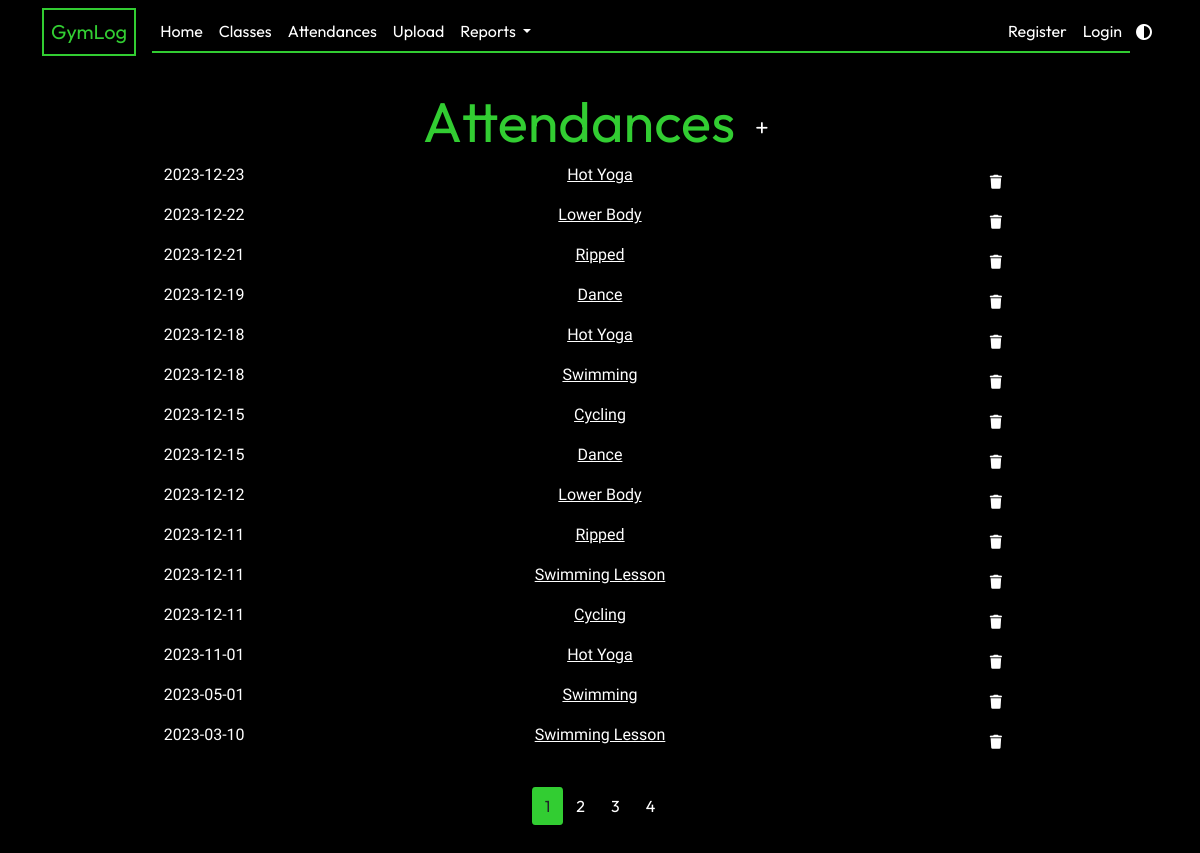
/attendances, run on an earlier commit of the app's database.
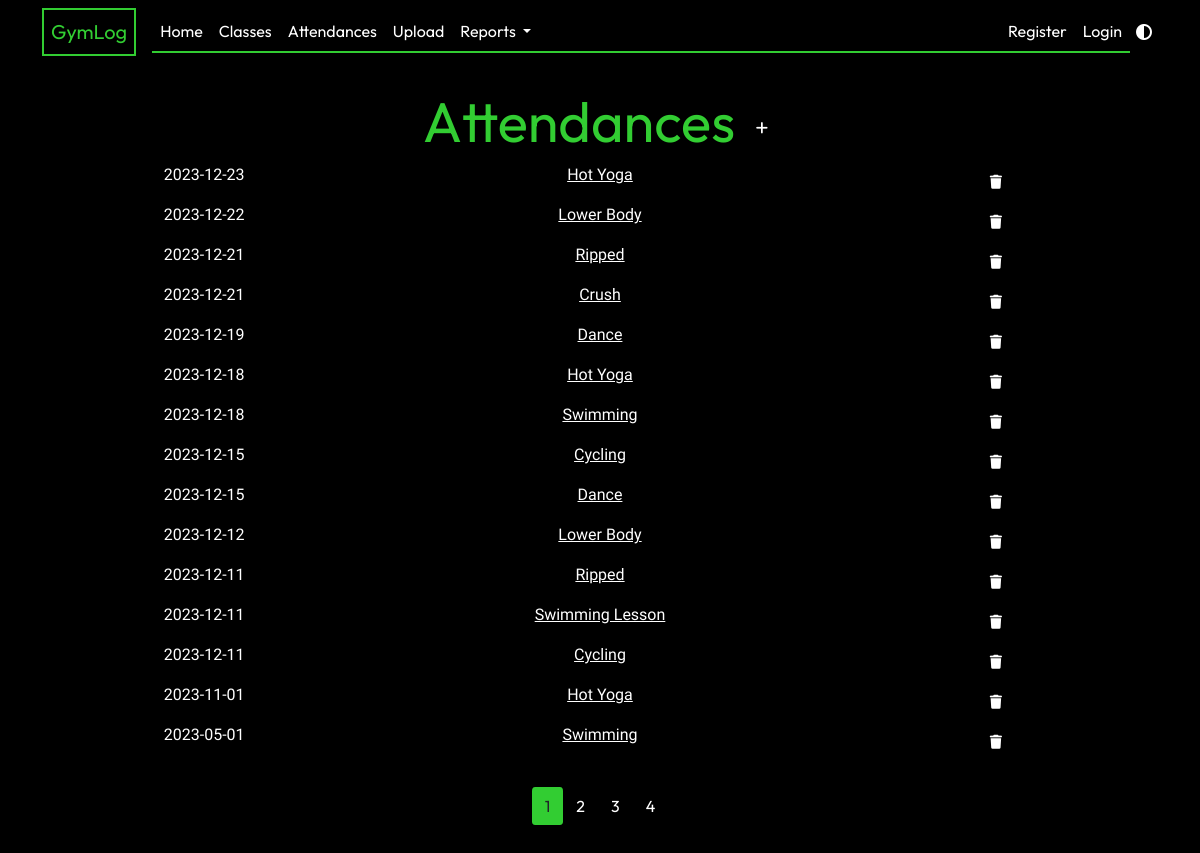
And on a later commit of the database.
### app/models.py (models this page shows, shortened)
class Attendance(db.Model):
    id = db.Column(db.Integer, primary_key=True)
    class_id = db.Column(db.Integer, db.ForeignKey("gym_class.id"), nullable=False)
    date_attended = db.Column(db.Date, nullable=False, default=date.today)

class GymClass(db.Model):
    id = db.Column(db.Integer, primary_key=True)
    name = db.Column(db.String(20), unique=True, nullable=False)
    class_type = db.Column(db.String(3), default="Workout")
    attendance_list = db.relationship("Attendance", backref="class_taken", lazy=True)

### app/attendances/routes.py (the view)
@attendances.route("/attendances")
def show_attendances():
    page = request.args.get("page", 1, type=int)
    attendance_list = Attendance.query.order_by(
        Attendance.date_attended.desc()
    ).paginate(page=page, per_page=15)
    return render_template(
        "attendances.html", title="Attendances", attendance_list=attendance_list
    )

### app/templates/attendances.html (shortened to what this page needs)
{% extends "layout.html" %} {% block content %}
<div class="text-center mt-2">
  <h1 class="display-4">
    Attendances
    <a
      href="{{ url_for('attendances.new_attendance') }}"
      class="btn btn-sm btn-add"
      ><i class="fa-solid fa-plus"></i
    ></a>
  </h1>
</div>
<div class="row text-center">
  {% for a in attendance_list %}
  <div class="col-2">
    <p>{{ a.date_attended.strftime('%Y-%m-%d') }}</p>
  </div>
  <div class="col-8">
    <p>
      <a
        class="class-link"
        href="{{ url_for('classes.show_class', class_id=a.class_id) }}"
        >{{ a.class_taken.name }}</a
      >
    </p>
  </div>
  <div class="col-2">
    <button
      type="button"
      class="btn btn-other btn-sm m-1"
      data-bs-toggle="modal"
      data-bs-target="#deleteModal">
      <i class="fa-solid fa-trash"></i>
    </button>
  </div>
  {% endfor %}
</div>
<nav class="mt-4">
  <ul class="pagination justify-content-center">
    {% for page_num in attendance_list.iter_pages(left_edge=1, right_edge=1,
    left_current=1, right_current=2) %} {% if page_num %} {% if
    attendance_list.page == page_num %}
    <li>
      <a
        class="btn btn-current mb-4"
        href="{{ url_for('attendances.show_attendances', page=page_num) }}"
        >{{ page_num }}</a
      >
    </li>
    {% else %}
    <li>
      <a
        class="btn btn-other mb-4"
        href="{{ url_for('attendances.show_attendances', page=page_num) }}"
        >{{ page_num }}</a
      >
    </li>
    {% endif %} {% else %} ... {% endif %} {% endfor %}
  </ul>
</nav>
{% endblock content %}

### app/templates/layout.html (shortened to what this page needs)
<!DOCTYPE html>
<html lang="en">
  <head>
    <link
      href="https://cdn.jsdelivr.net/npm/bootstrap@5.0.2/dist/css/bootstrap.min.css"
      rel="stylesheet"
 />
    <link
      rel="stylesheet"
      type="text/css"
      href="{{ url_for('static', filename='main.css')}}" />
  </head>
  <body>
    <header>
      <nav class="navbar navbar-expand-lg fixed-top">
        <div class="container">
          <a class="navbar-brand brand" href="{{ url_for('main.home') }}"
            >GymLog</a
          >
          <div class="collapse navbar-collapse" id="navbarSupportedContent">
            <ul class="navbar-nav me-auto mb-2 mb-lg-0">
              <li class="nav-item">
                <a
                  class="nav-link"
                  aria-current="page"
                  href="{{ url_for('main.home') }}"
                  >Home</a
                >
              </li>
              <li class="nav-item">
                <a
                  class="nav-link nav-text"
                  href="{{ url_for('classes.show_classes') }}"
                  >Classes</a
                >
              </li>
              <li class="nav-item">
                <a
                  class="nav-link"
                  href="{{ url_for('attendances.show_attendances') }}"
                  >Attendances</a
                >
              </li>
              <li class="nav-item">
                <a class="nav-link" href="{{ url_for('upload.upload_csv') }}"
                  >Upload</a
                >
              </li>
              <li class="nav-item dropdown">
                <a
                  class="nav-link dropdown-toggle"
                  href="#"
                  id="navbarDropdown"
                  role="button"
                  data-bs-toggle="dropdown"
                  aria-expanded="false">
                  Reports
                </a>
              </li>
            </ul>
            <ul class="navbar-nav ms-auto mb-2 mb-lg-0">
              {% if current_user.is_authenticated %}
              <li class="nav-item">
                <a class="nav-link" href="{{ url_for('users.account') }}"
                  >Account</a
                >
              </li>
              <li class="nav-item">
                <a class="nav-link" href="{{ url_for('users.logout') }}"
                  >Logout</a
                >
              </li>
              {% else %}
              <li class="nav-item">
                <a class="nav-link" href="{{ url_for('users.register') }}"
                  >Register</a
                >
              </li>
              <li class="nav-item">
                <a class="nav-link" href="{{ url_for('users.login') }}"
                  >Login</a
                >
              </li>
              {% endif %}
            </ul>
          </div>
          <button id="lightModeToggle">
            <i class="fa-solid fa-circle-half-stroke"></i>
          </button>
        </div>
      </nav>
    </header>
    <main role="main" class="container">
      <div class="row justify-content-center">
        <div class="col-md-10">
           {% block content %}{% endblock
          %}
        </div>
      </div>
    </main>
  </body>
</html>

### app/static/main.css (style rules this page uses)
:root { --primary-color: black; --secondary-color: white; --accent-color: #32cd32; --typewriter-speed: 2s; --typewriter-chars: 17; }
body { background-color: var(--primary-color); color: var(--secondary-color); margin: 0; min-height: 100vh; font-family: "Roboto"; }
h1, h2, h3, h4 { color: var(--accent-color); font-family: Outfit; }
nav { font-family: Outfit; }
header { height: 10vh; }
#lightModeToggle { cursor: pointer; border: none; color: var(--secondary-color); background-color: var(--primary-color); }
#navbarSupportedContent { border-bottom: 2px solid var(--accent-color); }
main { display: grid; }
.brand { color: var(--accent-color); border: 2px solid var(--accent-color); padding: 7px; }
.nav-link { color: var(--secondary-color); }
.btn-current { background-color: var(--accent-color); border-radius: 10% 10%; }
.btn-other { background-color: transparent; color: var(--secondary-color); }
.btn-add { background-color: transparent; color: var(--secondary-color); border-radius: 50%; }
.class-link { color: var(--secondary-color); }

What changed in the data, as far as the page shows it:
no longer on this page (row unchanged): Attendance: date_attended "2023-03-10", class_taken.name "Swimming Lesson"
added Attendance: date_attended "2023-12-21", class_taken.name "Crush"
